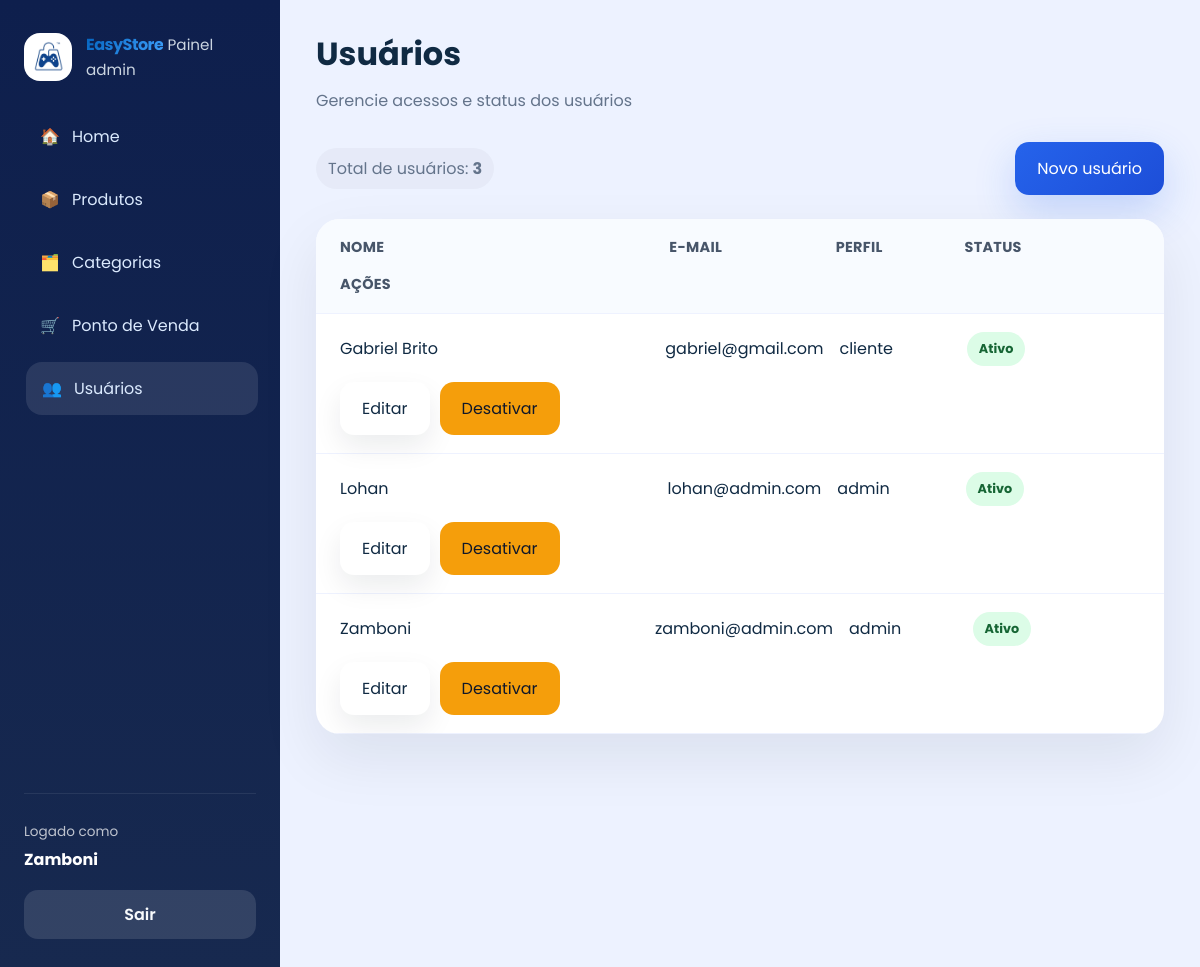
The app's page /usuarios/ (signed in), older data.
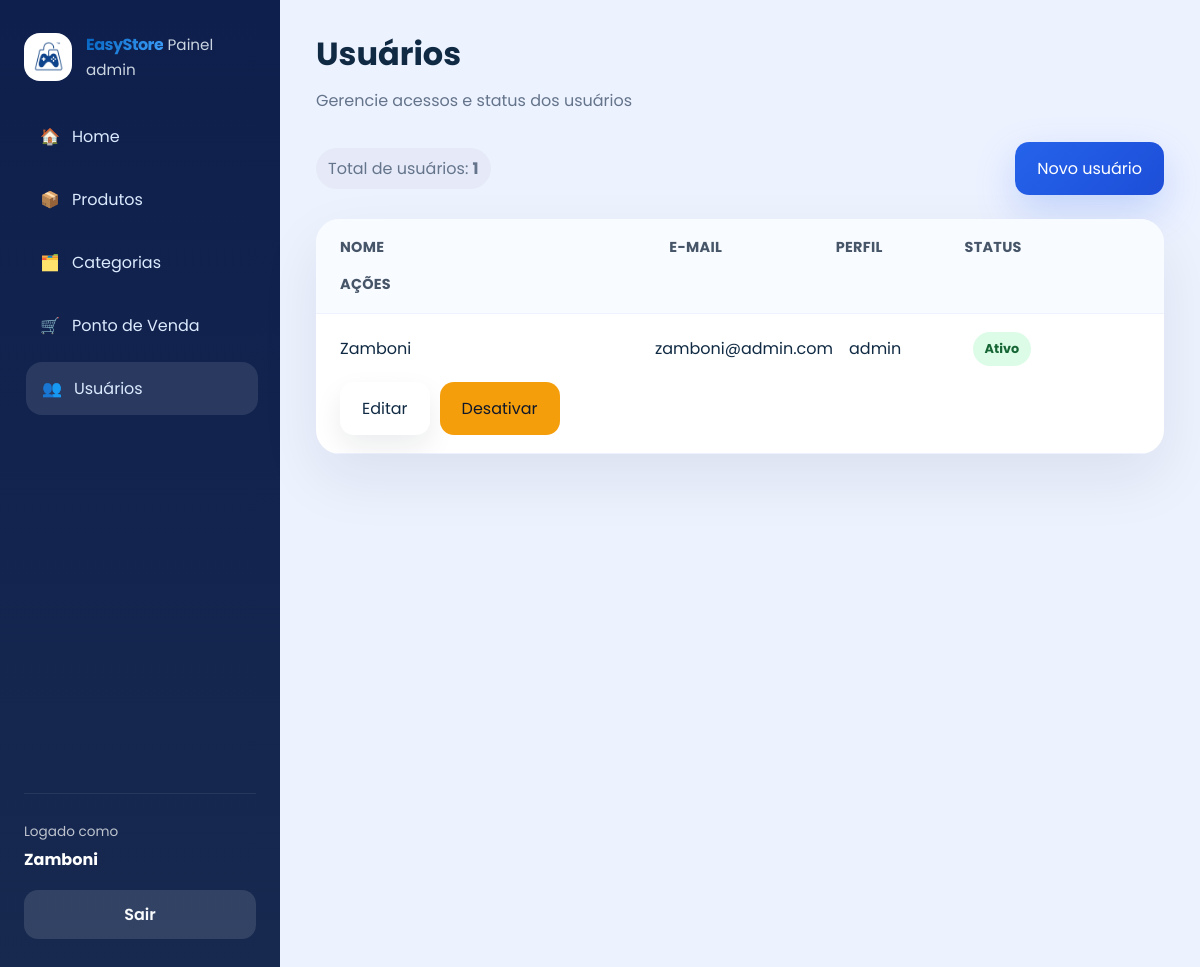
The same page, newer data.
### app/models/usuario.py (models this page shows)
class Usuario(Base):
    __tablename__ = "usuarios"
    id = Column(Integer, primary_key=True, autoincrement=True)
    nome = Column(String(167), nullable=False)
    email = Column(String(167), unique=True, index=True, nullable=False)
    senha_hash = Column(String(255), nullable=False)
    role = Column(String(20), nullable=False, default="operador")
    ativo = Column(Boolean, default=True)
    criado_em = Column(DateTime, server_default=func.now())
    xp_total = Column(Integer, nullable=False, default=0)
    nivel = Column(Integer, nullable=False, default=1)
    moedas_resgate = Column(Integer, nullable=False, default=0)

### app/controllers/admin_controller.py (the view)
@router.get("/")
def listar_usuarios(request: Request, db: Session = Depends(get_db), admin = Depends(get_admin)):
    usuarios = db.query(Usuario).order_by(Usuario.nome).all()
    return templates.TemplateResponse(
        request,
        "admin/usuarios.html",
        {
            "request": request,
            "usuario": admin,
            "usuarios": usuarios,
            "page_title": "Usuários",
            "page_subtitle": "Gerencie acessos e status dos usuários",
            "css_path": "css/admin.css",
            "active": "usuarios",
        }
    )

### app/templates/admin/usuarios.html
{% extends "admin/base.html" %}
{% block content %}
<div class="table-actions">
  <div class="detail-pill">Total de usuários: <strong>{{ usuarios|length }}</strong></div>
  <a href="/usuarios/novo" class="btn btn-primary">Novo usuário</a>
</div>
<div class="table-card">
  <div class="table-row header">
    <div>Nome</div>
    <div>E-mail</div>
    <div>Perfil</div>
    <div>Status</div>
    <div>Ações</div>
  </div>
  {% for usuario in usuarios %}
  <div class="table-row">
    <div>{{ usuario.nome }}</div>
    <div>{{ usuario.email }}</div>
    <div>{{ usuario.role }}</div>
    <div><span class="status-badge {% if usuario.ativo %}active{% else %}inactive{% endif %}">{{ 'Ativo' if usuario.ativo else 'Inativo' }}</span></div>
    <div class="actions">
      <a href="/usuarios/{{ usuario.id }}/editar" class="btn btn-secondary">Editar</a>
      <form action="/usuarios/{{ usuario.id }}/toggle-ativo" method="post"><button type="submit" class="btn btn-warning">{% if usuario.ativo %}Desativar{% else %}Ativar{% endif %}</button></form>
    </div>
  </div>
  {% endfor %}
</div>
{% endblock %}

### app/templates/admin/base.html (shortened to what this page needs)
<!DOCTYPE html>
<html lang="pt-br">
<head>
  <link rel="stylesheet" href="{{ request.url_for('static', path=css_path) }}">
</head>
<body>
  <div class="admin-layout">
    <aside class="sidebar">
      <div class="brand-block">
        <img src="{{ request.url_for('static', path='img/logo.png') }}" alt="EasyStore" class="brand-logo">
        <div>
          <strong>EasyStore</strong>
          <span>Painel admin</span>
        </div>
      </div>
      <nav class="sidebar-nav">
        <a href="/admin" class="{% if active == 'home' %}active{% endif %}"><span>🏠</span>Home</a>
        <a href="/produtos" class="{% if active == 'produtos' %}active{% endif %}"><span>📦</span>Produtos</a>
        <a href="/categorias" class="{% if active == 'categorias' %}active{% endif %}"><span>🗂️</span>Categorias</a>
        <a href="/admin/pos" class="{% if active == 'pos' %}active{% endif %}"><span>🛒</span>Ponto de Venda</a>
        <a href="/usuarios" class="{% if active == 'usuarios' %}active{% endif %}"><span>👥</span>Usuários</a>
      </nav>
      <div class="sidebar-footer">
        <div class="profile-card">
          <span>Logado como</span>
          <strong>{{ usuario.nome  }}</strong>
        </div>
        <a href="/auth/logout" class="logout-btn">Sair</a>
      </div>
    </aside>
    <main class="admin-content">
      <header class="topbar">
        <div>
          <h1>{{ page_title }}</h1>
          {% if page_subtitle %}
          <p class="subtitle">{{ page_subtitle }}</p>
          {% endif %}
        </div>
      </header>
      <section class="page-body">
        {% block content %}{% endblock %}
      </section>
    </main>
  </div>
</body>
</html>

### app/static/css/admin.css (style rules this page uses)
:root { --bg: #edf2ff; --surface: #ffffff; --surface-soft: #f8fafc; --text: #102a43; --muted: #64748b; --primary: #2563eb; --primary-dark: #1d4ed8; --success: #16a34a; --warning: #f59e0b; --danger: #dc2626; --radius: 24px; --shadow: 0 24px 60px rgba(15, 23, 42, 0.08); --transition: 0.25s ease; --color-dark: #0262bd; --color-primary: #3fa1fc; }
* { box-sizing: border-box; margin: 0; padding: 0; }
html, body { min-height: 100%; background: var(--bg); font-family: 'Poppins', sans-serif; color: var(--text); }
body { overflow-x: hidden; }
a { color: inherit; text-decoration: none; }
button { font: inherit; cursor: pointer; }
.admin-layout { display: grid; grid-template-columns: 280px 1fr; min-height: 100vh; }
.sidebar { background: linear-gradient(180deg, #0e1f4d 0%, #17294f 100%); padding: 32px 24px; display: flex; flex-direction: column; gap: 28px; }
.brand-block { display: flex; gap: 14px; align-items: center; }
.brand-logo { width: 48px; height: 48px; border-radius: 16px; background: #fff; padding: 8px; object-fit: contain; }
.brand-block strong { background: linear-gradient(135deg, var(--color-dark) 0%, var(--color-primary) 100%); -webkit-background-clip: text; -webkit-text-fill-color: transparent; background-clip: text; letter-spacing: -0.5px; }
.brand-block span { color: #cbd5e1; font-size: 0.95rem; }
.sidebar-nav { display: grid; gap: 10px; }
.sidebar-nav a { display: flex; align-items: center; gap: 12px; padding: 14px 16px; border-radius: 16px; color: #dbeafe; transition: background var(--transition), transform var(--transition); }
.sidebar-nav a:hover, .sidebar-nav a.active { background: rgba(255, 255, 255, 0.1); transform: translateX(2px); }
.sidebar-nav span { font-size: 1rem; }
.sidebar-footer { margin-top: 350px; margin-bottom: 0; border-top: 1px solid rgba(255, 255, 255, 0.08); padding-top: 24px; display: flex; flex-direction: column; gap: 18px; }
.profile-card span { color: rgba(255, 255, 255, 0.72); font-size: 0.85rem; }
.profile-card strong { display: block; margin-top: 4px; color: #fff; }
.logout-btn { padding: 12px 14px; border-radius: 14px; background: rgba(255, 255, 255, 0.12); text-align: center; color: #f8fafc; font-weight: 600; }
.admin-content { padding: 30px 36px; }
.topbar { display: flex; justify-content: space-between; align-items: flex-start; gap: 18px; margin-bottom: 28px; }
.topbar h1 { font-size: 2rem; }
.subtitle { margin-top: 10px; color: var(--muted); line-height: 1.6; }
.page-body { display: grid; gap: 24px; }
.btn { display: inline-flex; align-items: center; justify-content: center; padding: 14px 22px; border-radius: 14px; border: none; transition: transform var(--transition), box-shadow var(--transition); }
.btn-primary { background: linear-gradient(135deg, var(--primary), var(--primary-dark)); color: #fff; box-shadow: 0 16px 40px rgba(37, 99, 235, 0.22); }
.btn-secondary { background: var(--surface); color: var(--text); box-shadow: 0 12px 28px rgba(15, 23, 42, 0.08); }
.btn-warning { background: var(--warning); color: #0f172a; }
.card, .table-card, .form-card { background: var(--surface); border-radius: var(--radius); box-shadow: var(--shadow); }
.table-card { overflow: hidden; }
.table-row { display: grid; grid-template-columns: 2.5fr 1.2fr 0.9fr 1.4fr; gap: 16px; align-items: center; padding: 18px 24px; border-bottom: 1px solid #eef2ff; }
.table-row.header { background: #f8fbff; text-transform: uppercase; letter-spacing: 0.02em; color: #475569; font-size: 0.9rem; font-weight: 700; }
.actions { display: flex; flex-wrap: wrap; gap: 10px; }
.status-badge { display: inline-flex; padding: 8px 12px; border-radius: 999px; font-size: 0.8rem; font-weight: 700; }
.status-badge.active { background: #dcfce7; color: #166534; }
.page-actions, .table-actions { display: flex; justify-content: space-between; align-items: center; gap: 16px; flex-wrap: wrap; }
.detail-pill { color: var(--muted); }
.detail-pill { background: rgba(15, 23, 42, 0.03); padding: 8px 12px; border-radius: 999px; }

Row changes from the older to the newer data that the page shows:
removed Usuario: nome "Gabriel Brito", email "gabriel@gmail.com", role "cliente", ativo "Ativo", shows "Desativar"
removed Usuario: nome "Lohan", email "lohan@admin.com", role "admin", ativo "Ativo", shows "Desativar"
Text that changed along with them:
{{ usuarios|length }}: "3" → "1"
